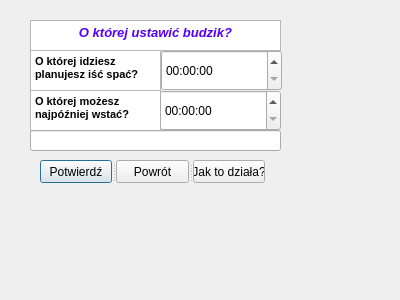
<?xml version="1.0" encoding="UTF-8"?>
<ui version="4.0">
 <class>alarmcl</class>
 <widget class="QDialog" name="alarmcl">
  <property name="geometry">
   <rect>
    <x>0</x>
    <y>0</y>
    <width>400</width>
    <height>300</height>
   </rect>
  </property>
  <property name="windowTitle">
   <string>Dialog</string>
  </property>
  <widget class="QTextEdit" name="textEdit">
   <property name="geometry">
    <rect>
     <x>30</x>
     <y>20</y>
     <width>251</width>
     <height>31</height>
    </rect>
   </property>
   <property name="readOnly">
    <bool>true</bool>
   </property>
   <property name="html">
    <string>&lt;!DOCTYPE HTML PUBLIC &quot;-//W3C//DTD HTML 4.0//EN&quot; &quot;http://www.w3.org/TR/REC-html40/strict.dtd&quot;&gt;
&lt;html&gt;&lt;head&gt;&lt;meta name=&quot;qrichtext&quot; content=&quot;1&quot; /&gt;&lt;style type=&quot;text/css&quot;&gt;
p, li { white-space: pre-wrap; }
&lt;/style&gt;&lt;/head&gt;&lt;body style=&quot; font-family:'MS Shell Dlg 2'; font-size:8.25pt; font-weight:400; font-style:normal;&quot;&gt;
&lt;p align=&quot;center&quot; style=&quot; margin-top:0px; margin-bottom:0px; margin-left:0px; margin-right:0px; -qt-block-indent:0; text-indent:0px;&quot;&gt;&lt;span style=&quot; font-size:10pt; font-weight:600; font-style:italic; color:#5500ff;&quot;&gt;O której ustawić budzik?&lt;/span&gt;&lt;/p&gt;&lt;/body&gt;&lt;/html&gt;</string>
   </property>
  </widget>
  <widget class="QTextEdit" name="textEdit_2">
   <property name="geometry">
    <rect>
     <x>30</x>
     <y>50</y>
     <width>131</width>
     <height>41</height>
    </rect>
   </property>
   <property name="readOnly">
    <bool>true</bool>
   </property>
   <property name="html">
    <string>&lt;!DOCTYPE HTML PUBLIC &quot;-//W3C//DTD HTML 4.0//EN&quot; &quot;http://www.w3.org/TR/REC-html40/strict.dtd&quot;&gt;
&lt;html&gt;&lt;head&gt;&lt;meta name=&quot;qrichtext&quot; content=&quot;1&quot; /&gt;&lt;style type=&quot;text/css&quot;&gt;
p, li { white-space: pre-wrap; }
&lt;/style&gt;&lt;/head&gt;&lt;body style=&quot; font-family:'MS Shell Dlg 2'; font-size:8.25pt; font-weight:400; font-style:normal;&quot;&gt;
&lt;p style=&quot; margin-top:0px; margin-bottom:0px; margin-left:0px; margin-right:0px; -qt-block-indent:0; text-indent:0px;&quot;&gt;&lt;span style=&quot; font-weight:600;&quot;&gt;O której idziesz planujesz iść spać?&lt;/span&gt;&lt;/p&gt;&lt;/body&gt;&lt;/html&gt;</string>
   </property>
  </widget>
  <widget class="QTextEdit" name="textEdit_3">
   <property name="geometry">
    <rect>
     <x>30</x>
     <y>90</y>
     <width>131</width>
     <height>41</height>
    </rect>
   </property>
   <property name="readOnly">
    <bool>true</bool>
   </property>
   <property name="html">
    <string>&lt;!DOCTYPE HTML PUBLIC &quot;-//W3C//DTD HTML 4.0//EN&quot; &quot;http://www.w3.org/TR/REC-html40/strict.dtd&quot;&gt;
&lt;html&gt;&lt;head&gt;&lt;meta name=&quot;qrichtext&quot; content=&quot;1&quot; /&gt;&lt;style type=&quot;text/css&quot;&gt;
p, li { white-space: pre-wrap; }
&lt;/style&gt;&lt;/head&gt;&lt;body style=&quot; font-family:'MS Shell Dlg 2'; font-size:8.25pt; font-weight:400; font-style:normal;&quot;&gt;
&lt;p style=&quot; margin-top:0px; margin-bottom:0px; margin-left:0px; margin-right:0px; -qt-block-indent:0; text-indent:0px;&quot;&gt;&lt;span style=&quot; font-weight:600;&quot;&gt;O której możesz najpóźniej wstać?&lt;/span&gt;&lt;/p&gt;&lt;/body&gt;&lt;/html&gt;</string>
   </property>
  </widget>
  <widget class="QLineEdit" name="lineEdit">
   <property name="geometry">
    <rect>
     <x>30</x>
     <y>130</y>
     <width>251</width>
     <height>21</height>
    </rect>
   </property>
   <property name="readOnly">
    <bool>true</bool>
   </property>
  </widget>
  <widget class="QTimeEdit" name="timeEdit">
   <property name="geometry">
    <rect>
     <x>161</x>
     <y>50</y>
     <width>121</width>
     <height>41</height>
    </rect>
   </property>
  </widget>
  <widget class="QTimeEdit" name="timeEdit_2">
   <property name="geometry">
    <rect>
     <x>160</x>
     <y>90</y>
     <width>121</width>
     <height>41</height>
    </rect>
   </property>
  </widget>
  <widget class="QSplitter" name="splitter">
   <property name="geometry">
    <rect>
     <x>40</x>
     <y>160</y>
     <width>225</width>
     <height>23</height>
    </rect>
   </property>
   <property name="orientation">
    <enum>Qt::Horizontal</enum>
   </property>
   <widget class="QPushButton" name="pushButton">
    <property name="text">
     <string>Potwierdź</string>
    </property>
   </widget>
   <widget class="QPushButton" name="pushButton_2">
    <property name="text">
     <string>Powrót</string>
    </property>
   </widget>
   <widget class="QPushButton" name="pushButton_3">
    <property name="text">
     <string>Jak to działa?</string>
    </property>
   </widget>
  </widget>
 </widget>
 <resources/>
 <connections/>
</ui>
